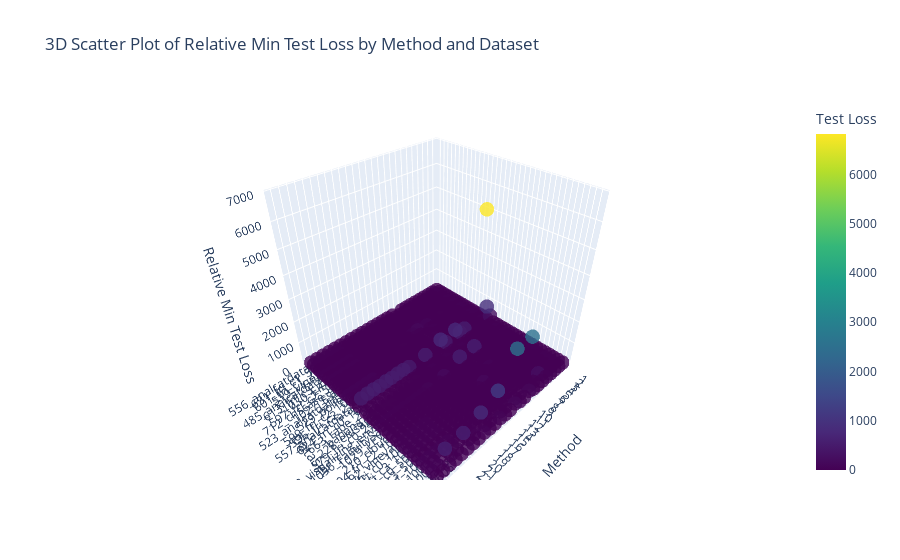

The notebook cell this image was saved under:
### Code cell
import plotly.graph_objects as go

# Assuming 'relative_min_val_test_loss' and 'dataset_names' are defined as before
dataset_names = list(relative_min_val_test_loss.keys())

# Finding methods across all datasets
methods = list(set([method for dataset_vals in relative_min_val_test_loss.values() for method in dataset_vals.keys()]))

# Initialize x, y, z for 3D scatter plot locations and test losses for color scale
x, y, z, test_losses = [], [], [], []

for i, dataset in enumerate(dataset_names):
    for j, method in enumerate(methods):
        loss = relative_min_val_test_loss[dataset].get(method)
        if loss is not None:
            x.append(j)  # method index
            y.append(i)  # dataset index
            z.append(loss)  # test loss
            test_losses.append(loss)

# Create 3D scatter plot with a continuous color scale
fig = go.Figure(data=[go.Scatter3d(
    x=x,
    y=y,
    z=z,
    mode='markers',
    marker=dict(
        size=5,
        color=test_losses,  # Assign color based on test loss
        colorscale='Viridis',  # Choose a color scale
        colorbar=dict(title='Test Loss'),
        opacity=0.8
    )
)])

# Customize layout
fig.update_layout(
    scene=dict(
        xaxis=dict(title='Method', tickvals=list(range(len(methods))), ticktext=methods),
        yaxis=dict(title='Dataset', tickvals=list(range(len(dataset_names))), ticktext=dataset_names),
        zaxis=dict(title='Relative Min Test Loss')
    ),
    title='3D Scatter Plot of Relative Min Test Loss by Method and Dataset'
)

# Show the plot
fig.show()

### Figure 1 — Plotly figure (JSON) as saved in the notebook; plotly's stock layout.template omitted (floating-point values rounded to 4 significant figures; data arrays with more than 128 entries replaced by an {"elided": "..."} marker saying what was removed)
{"data": [{"marker": {"color": {"elided": "910 float values"}, "colorbar": {"title": {"text": "Test Loss"}}, "colorscale": [[0, "#440154"], [0.1111, "#482878"], [0.2222, "#3e4989"], [0.3333, "#31688e"], [0.4444, "#26828e"], [0.5556, "#1f9e89"], [0.6667, "#35b779"], [0.7778, "#6ece58"], [0.8889, "#b5de2b"], [1, "#fde725"]], "opacity": 0.8, "size": 5}, "mode": "markers", "type": "scatter3d", "x": {"elided": "910 int values"}, "y": {"elided": "910 int values"}, "z": {"elided": "910 float values"}}], "layout": {"scene": {"xaxis": {"ticktext": [1, 2, 3, 4, 5, 6, 7, 8, 9, 10, 11, 12, 13, 14, 15, 16, 17, 18, 19, 20, 21, 22, 23, 24, 25, 26], "tickvals": [0, 1, 2, 3, 4, 5, 6, 7, 8, 9, 10, 11, 12, 13, 14, 15, 16, 17, 18, 19, 20, 21, 22, 23, 24, 25], "title": {"text": "Method"}}, "yaxis": {"ticktext": ["556_analcatdata_apnea2", "631_fri_c1_500_5", "601_fri_c1_250_5", "519_vinnie", "485_analcatdata_vehicle", "613_fri_c3_250_5", "1030_ERA", "597_fri_c2_500_5", "712_chscase_geyser1", "1027_ESL", "523_analcatdata_neavote", "529_pollen", "599_fri_c2_1000_5", "596_fri_c2_250_5", "557_analcatdata_apnea1", "624_fri_c0_100_5", "663_rabe_266", "banana", "228_elusage", "579_fri_c0_250_5", "678_visualizing_environmental", "1096_FacultySalaries", "1029_LEV", "210_cloud", "594_fri_c2_100_5", "192_vineyard", "609_fri_c0_1000_5", "611_fri_c3_100_5", "649_fri_c0_500_5", "617_fri_c3_500_5", "656_fri_c1_100_5", "612_fri_c1_1000_5", "628_fri_c3_1000_5", "690_visualizing_galaxy", "687_sleuth_ex1605"], "tickvals": [0, 1, 2, 3, 4, 5, 6, 7, 8, 9, 10, 11, 12, 13, 14, 15, 16, 17, 18, 19, 20, 21, 22, 23, 24, 25, 26, 27, 28, 29, 30, 31, 32, 33, 34], "title": {"text": "Dataset"}}, "zaxis": {"title": {"text": "Relative Min Test Loss"}}}, "title": {"text": "3D Scatter Plot of Relative Min Test Loss by Method and Dataset"}}}
